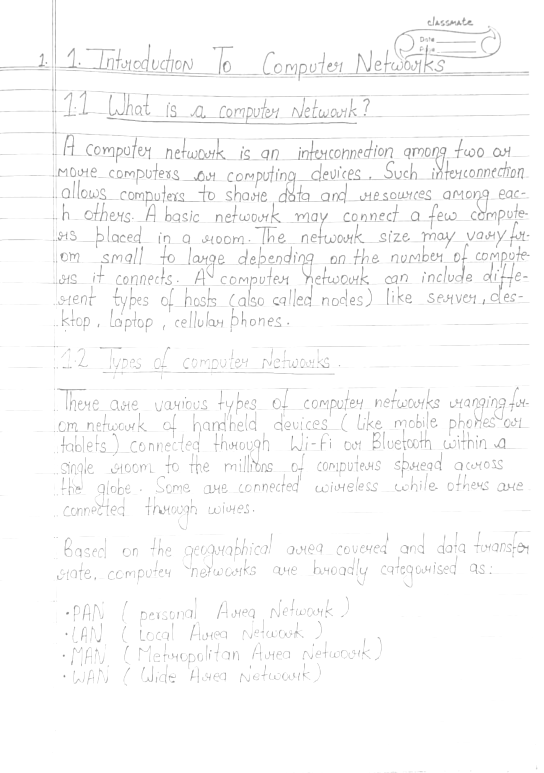
//> input picture Laboratorio4/Imgs/imagen_0.png, 1088 x 1546 px (shown at 1/2 size); its folder holds only this picture in this run
$ ./main   (built with g++ and OpenCV 4)
//> lines starting //> are read from the running program, lines starting //| are printed output that depends on the picture; after the words box and inside, x2 and y2 are one past the last pixel; in counts of white or black regions, pixels touching at a corner belong together
#include <opencv2/opencv.hpp>
#include <iostream>
#include <filesystem>
#include <fstream>
#include <iomanip>


using namespace cv;
using namespace std;

namespace fs = filesystem;

Mat calcHistograma(const Mat& img) {
    Mat hist = Mat::zeros(256, 1, CV_32S);
    int ancho = img.cols, alto = img.rows;

    for (int y = 0; y<alto; y++) {
        for (int x = 0; x<ancho; x++) {
            uchar pixel = img.at<uchar>(y, x);
            hist.at<int>(pixel, 0) += 1;
        }
    }

    return hist;
}


// [38 lines left out: functions equalizeHistogramManual, thresholdManual, not called in this run]


// Función que ecualiza la imagen, guarda resultados en la carpeta destino
void equalizeHistogramAndSave(const cv::Mat& img, const fs::path& outputDir) {
    if (img.empty()) {
        std::cerr << "Imagen vacía para ecualizar.\n";
        return;
    }

    // Ecualizar histograma
    cv::Mat img_eq;
    cv::equalizeHist(img, img_eq);

    // Guardar imagen ecualizada
    cv::imwrite((outputDir / "imagen_ecualizada.jpg").string(), img_eq);

    // Calcular histograma ecualizado
    int histSize = 256;
    float range[] = {0, 256};
    const float* histRange = {range};
    cv::Mat hist_eq;
    cv::calcHist(&img_eq, 1, 0, cv::Mat(), hist_eq, 1, &histSize, &histRange);

    // Guardar vector de frecuencias ecualizado
    std::ofstream txtOut(outputDir / "frecuencias_ecualizada.txt");
    for (int i = 0; i < histSize; ++i) {
        txtOut << i << "," << hist_eq.at<float>(i) << "\n";
    }
    txtOut.close();

    // Dibujar histograma ecualizado
    int hist_w = 512, hist_h = 400;
    int bin_w = cvRound((double)hist_w / histSize);
    cv::Mat histImage(hist_h, hist_w, CV_8UC1, cv::Scalar(255));
    cv::normalize(hist_eq, hist_eq, 0, histImage.rows, cv::NORM_MINMAX);

    for (int i = 1; i < histSize; ++i) {
        cv::line(histImage,
                 cv::Point(bin_w * (i - 1), hist_h - cvRound(hist_eq.at<float>(i - 1))),
                 cv::Point(bin_w * i, hist_h - cvRound(hist_eq.at<float>(i))),
                 cv::Scalar(0), 2);
    }

    cv::imwrite((outputDir / "histograma_ecualizado.png").string(), histImage);
}

// Función para binarizar imagen y guardar resultado
void binarizeImageAndSave(const cv::Mat& img_eq, const fs::path& outputDir, int thresholdValue) {
    if (img_eq.empty()) {
        std::cerr << "Imagen vacía para binarizar.\n";
        return;
    }

    cv::Mat img_bin;
    // Binarización simple: pixels > thresholdValue → 255, else 0
    cv::threshold(img_eq, img_bin, thresholdValue, 255, cv::THRESH_BINARY);

    cv::imwrite((outputDir / "imagen_binarizada.jpg").string(), img_bin);
}


int main() {
    string inputFolder = "Imgs";
    string outputFolder = "Resultados";
    fs::create_directories(outputFolder);

    int imgCount = 0;

    for (const auto& entry : fs::directory_iterator(inputFolder)) {
        if (!entry.is_regular_file()) continue;

        // Crear carpeta de salida para cada imagen
        string path = entry.path().string();
        imgCount++;
        ostringstream folderName;
        folderName<<"img_"<<setfill('0')<<setw(3)<<imgCount;
        fs::path imgOutputDir = fs::path(outputFolder) / folderName.str();
        fs::create_directories(imgOutputDir);

        // Cargar imagen y copiar a la nueva carpeta
        Mat img = imread(path, IMREAD_GRAYSCALE);
//> img is the input picture: 1546 rows x 1088 cols, CV_8UC1; min 104, max 255, mean 250.2
        imwrite((imgOutputDir / "imagen.jpg").string(), img);

        // HISTOGRAMA
        int tam_histograma = 256;
        Mat hist = calcHistograma(img);
//> after the loop in calcHistograma, `for (int y = 0; y<alto; y++)`: hist = 256 values, max 1513779 at index 255, min 0 at index 0, mean 6570.5
        //calcHist(&img, 1, 0, Mat(), hist, 1, &tam_histograma, &histrango);

        // IMAGEN HISTOGRAMA
        int hist_w = 512, hist_h = 400;
        int bin_w = cvRound((double)hist_w / tam_histograma);
        Mat histImage(hist_h, hist_w, CV_8UC1, Scalar(255));
        normalize(hist, hist, 0, histImage.rows, NORM_MINMAX);
//> hist = 256 values, max 400 at index 255, min 0 at index 0, mean 1.65

        for (int i = 1; i < tam_histograma; ++i) {
            line(histImage,
                     Point(bin_w * (i - 1), hist_h - cvRound(hist.at<float>(i - 1))),
                     Point(bin_w * i, hist_h - cvRound(hist.at<float>(i))),
                     Scalar(0), 2);
        }
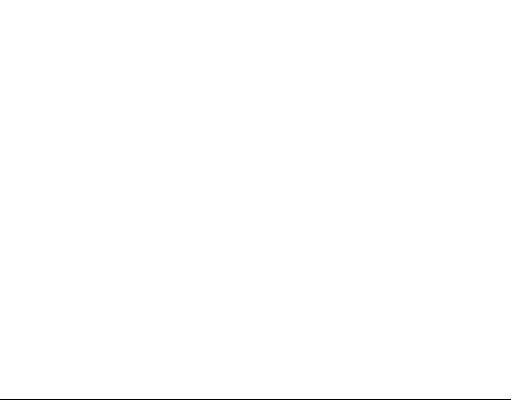
//> histImage: 400 rows x 512 cols, CV_8UC1; 99.8% white; black in thin lines or dots, all inside (x1, y1, x2, y2) = (0, 399, 511, 400)

        // GUARDAR HISTOGRAMA
        imwrite((imgOutputDir / "histograma.png").string(), histImage);

        // VECTOR DE FRECUENCIAS
        ofstream txtOut(imgOutputDir / "frecuencias.txt");
        for (int i = 0; i < tam_histograma; ++i) {
            txtOut<<i <<","<<hist.at<float>(i) <<"\n";
        }
        txtOut.close();

        // === LLAMADA A LA FUNCION DE ECUALIZACION ===
        equalizeHistogramAndSave(img, imgOutputDir);
//> in equalizeHistogramAndSave, `cv::equalizeHist(img, img_eq);`:
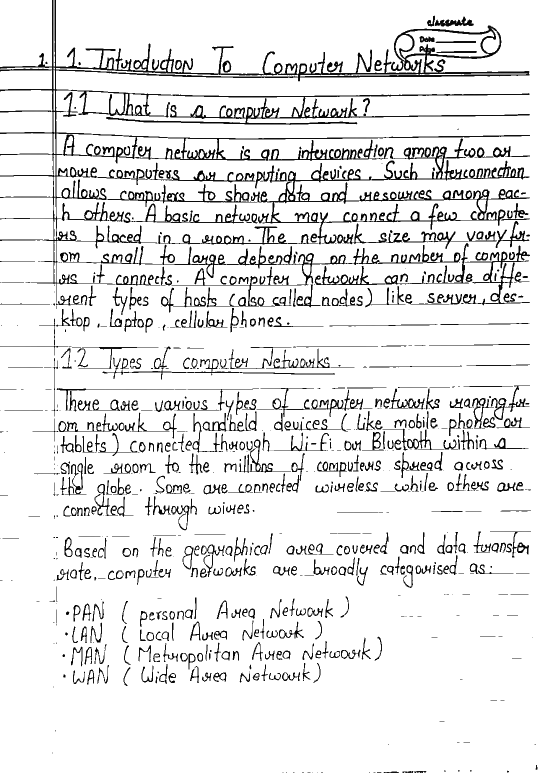
//> img_eq: 1546 rows x 1088 cols, CV_8UC1 (shown at 1/2 size); min 0, max 255, mean 230.8
//> in equalizeHistogramAndSave, `cv::calcHist(&img_eq, 1, 0, cv::Mat(), hist_eq, 1, &histSize, &histRan..`: hist_eq = 256 values, max 1513779 at index 255, min 0 at index 27, mean 6570.5
//> in equalizeHistogramAndSave, `cv::normalize(hist_eq, hist_eq, 0, histImage.rows, cv::NORM_MINMAX);`: hist_eq = 256 values, max 400 at index 255, min 0 at index 27, mean 1.74
//> after the loop in equalizeHistogramAndSave, `for (int i = 1; i < histSize; ++i)`:
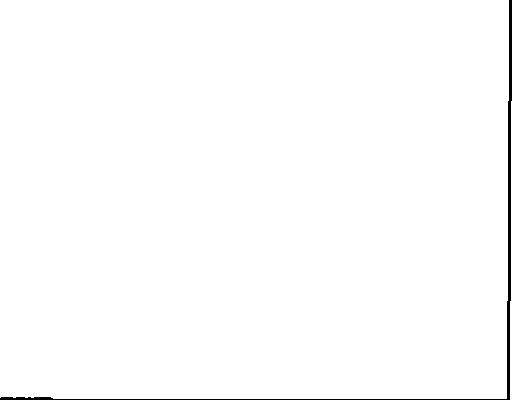
//> histImage: 400 rows x 512 cols, CV_8UC1; 99.1% white; 1 black region, box (x1, y1, x2, y2) and area: (0, 0, 512, 400) 1801

        std::cout << "✅ Procesado y ecualizado: " << path << " → " << folderName.str() << "\n";

        cv::Mat img_eq = cv::imread((imgOutputDir / "imagen_ecualizada.jpg").string(), cv::IMREAD_GRAYSCALE);
        if (img_eq.empty()) {
            std::cerr << "No se pudo leer la imagen ecualizada para binarizar.\n";
        } else {
            // Ajusta aquí el umbral según lo que mejor funcione (por ejemplo, 128)
            int thresholdValue = 128;
            binarizeImageAndSave(img_eq, imgOutputDir, thresholdValue);
        }

    }

    cout<<"\n✅ Proceso completado. Total de imágenes: "<<imgCount <<endl;
    return 0;
}

$ run again, on Laboratorio4/Imgs/imagen_4.png
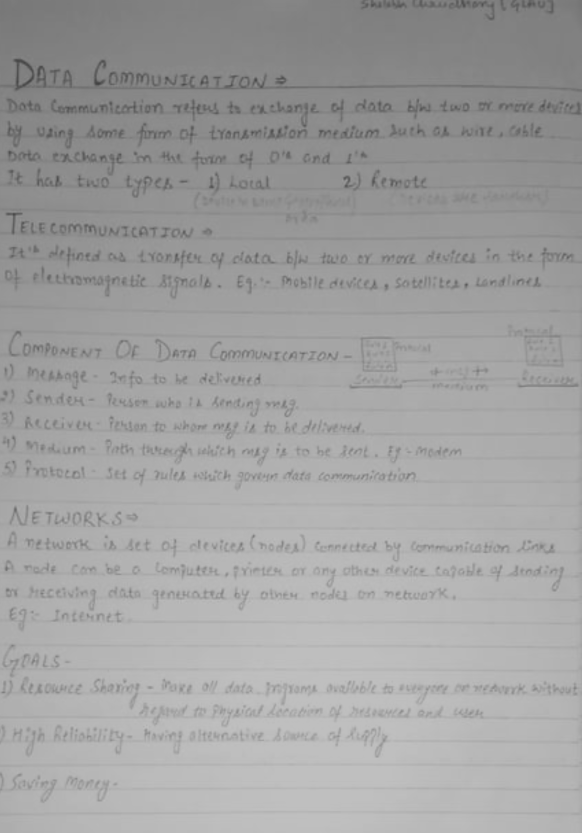
//> input picture Laboratorio4/Imgs/imagen_4.png, 1164 x 1666 px (shown at 1/2 size)
//> img is the input picture: 1666 rows x 1164 cols, CV_8UC1; min 66, max 191, mean 160.6
//> after the loop in calcHistograma, `for (int y = 0; y<alto; y++)`: hist = 256 values, max 53402 at index 183, min 0 at index 0, mean 7575.1
//> `normalize(hist, hist, 0, histImage.rows, NORM_MINMAX);`: hist = 256 values, max 400 at index 183, min 0 at index 0, mean 56.72
//> in equalizeHistogramAndSave, `cv::calcHist(&img_eq, 1, 0, cv::Mat(), hist_eq, 1, &histSize, &histRan..`: hist_eq = 256 values, max 53402 at index 219, min 0 at index 13, mean 7575.1
//> in equalizeHistogramAndSave, `cv::normalize(hist_eq, hist_eq, 0, histImage.rows, cv::NORM_MINMAX);`: hist_eq = 256 values, max 400 at index 219, min 0 at index 13, mean 56.74
//> after the loop in equalizeHistogramAndSave, `for (int i = 1; i < histSize; ++i)`:
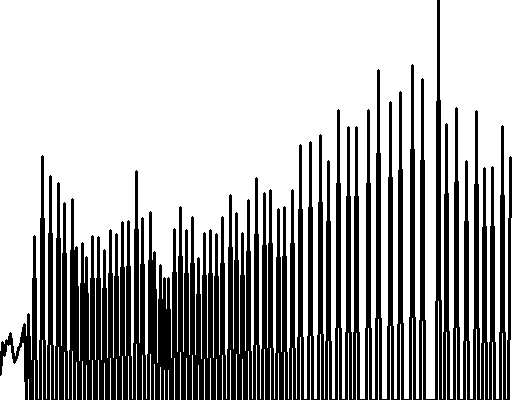
//> histImage: 400 rows x 512 cols, CV_8UC1; 68.8% white; 1 black region, box (x1, y1, x2, y2) and area: (0, 0, 512, 400) 63878
//> in binarizeImageAndSave, `cv::threshold(img_eq, img_bin, thresholdValue, 255, cv::THRESH_BINARY);`:
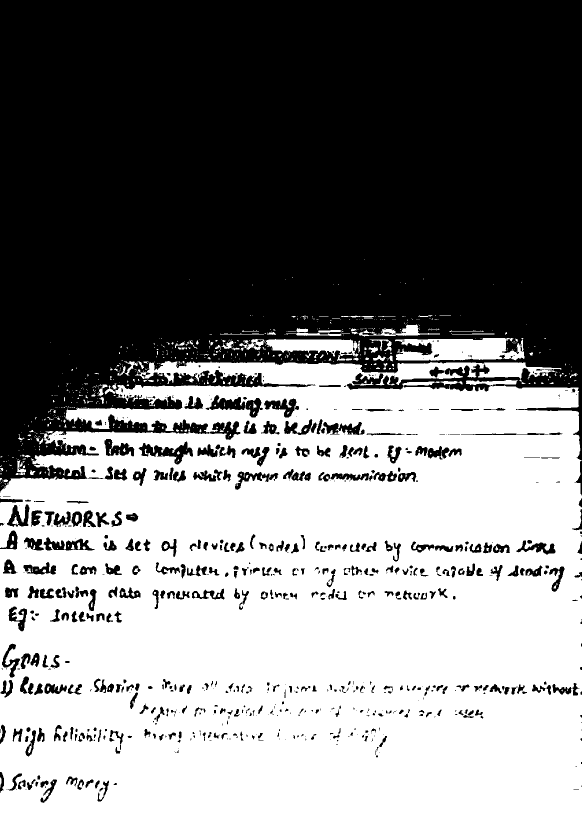
//> img_bin: 1666 rows x 1164 cols, CV_8UC1 (shown at 1/2 size); 50.1% white; 693 black regions (274 under 20 px), largest, box (x1, y1, x2, y2) and area: (0, 0, 1164, 990) 894648, (277, 883, 386, 929) 1940, (87, 1075, 190, 1101) 1349

$ run again, on Laboratorio4/Imgs/imagen_5.png
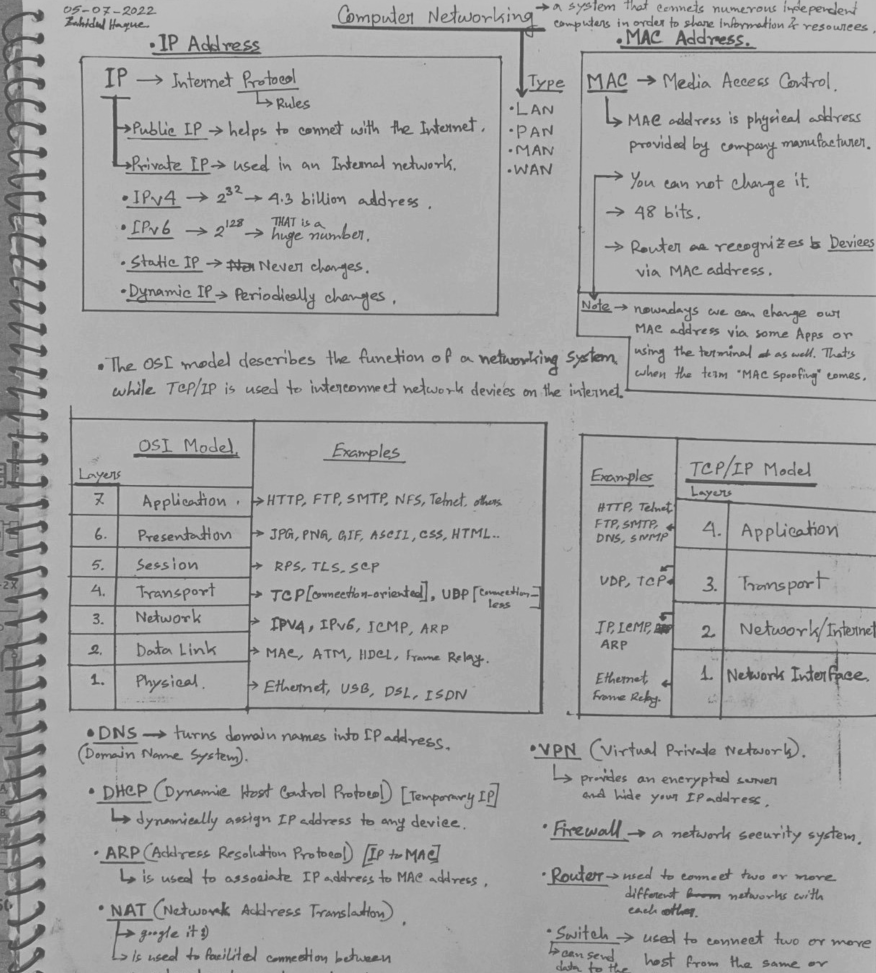
//> input picture Laboratorio4/Imgs/imagen_5.png, 1752 x 1946 px (shown at 1/2 size)
//> img is the input picture: 1946 rows x 1752 cols, CV_8UC1; min 69, max 191, mean 164.6
//> after the loop in calcHistograma, `for (int y = 0; y<alto; y++)`: hist = 256 values, max 239442 at index 173, min 0 at index 0, mean 13317.9
//> `normalize(hist, hist, 0, histImage.rows, NORM_MINMAX);`: hist = 256 values, max 400 at index 173, min 0 at index 0, mean 22.24
//> in equalizeHistogramAndSave, `cv::calcHist(&img_eq, 1, 0, cv::Mat(), hist_eq, 1, &histSize, &histRan..`: hist_eq = 256 values, max 239442 at index 140, min 0 at index 43, mean 13317.9
//> in equalizeHistogramAndSave, `cv::normalize(hist_eq, hist_eq, 0, histImage.rows, cv::NORM_MINMAX);`: hist_eq = 256 values, max 400 at index 140, min 0 at index 43, mean 22.25
//> after the loop in equalizeHistogramAndSave, `for (int i = 1; i < histSize; ++i)`:
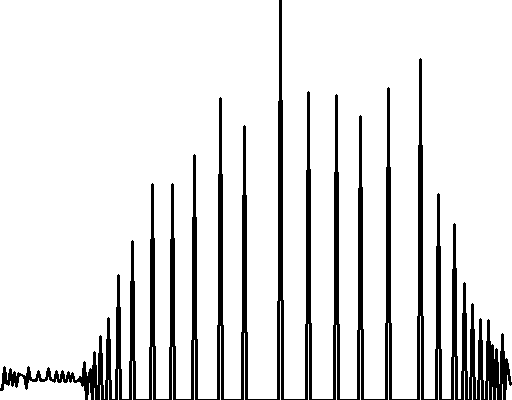
//> histImage: 400 rows x 512 cols, CV_8UC1; 88.7% white; 1 black region, box (x1, y1, x2, y2) and area: (0, 0, 512, 400) 23059
//> in binarizeImageAndSave, `cv::threshold(img_eq, img_bin, thresholdValue, 255, cv::THRESH_BINARY);`:
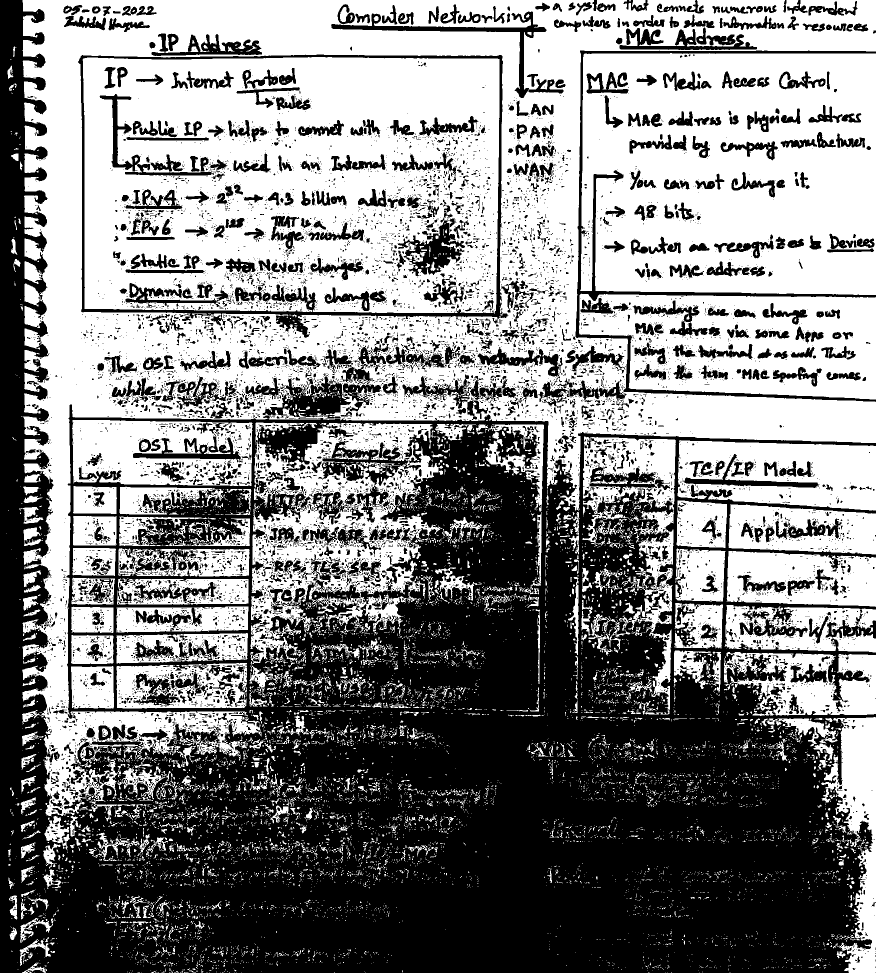
//> img_bin: 1946 rows x 1752 cols, CV_8UC1 (shown at 1/2 size); 52% white; 9839 black regions (8489 under 20 px), largest, box (x1, y1, x2, y2) and area: (0, 0, 1752, 1946) 1257831, (156, 109, 1017, 676) 18443, (1151, 101, 1752, 804) 16109

$ run again, on Laboratorio4/Imgs/imagen_1.png
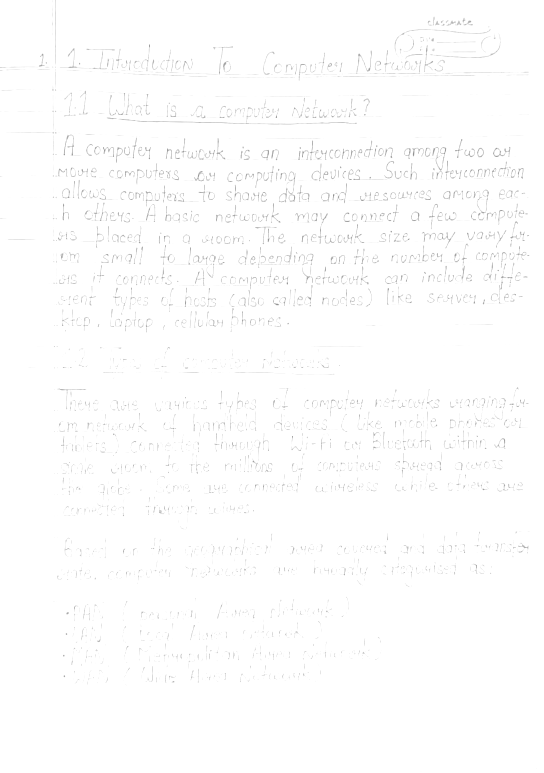
//> input picture Laboratorio4/Imgs/imagen_1.png, 1088 x 1546 px (shown at 1/2 size)
//> img is the input picture: 1546 rows x 1088 cols, CV_8UC1; min 130, max 255, mean 253.3
//> after the loop in calcHistograma, `for (int y = 0; y<alto; y++)`: hist = 256 values, max 1603436 at index 255, min 0 at index 0, mean 6570.5
//> `normalize(hist, hist, 0, histImage.rows, NORM_MINMAX);`: hist = 256 values from 0 to 400
//> in equalizeHistogramAndSave, `cv::equalizeHist(img, img_eq);`:
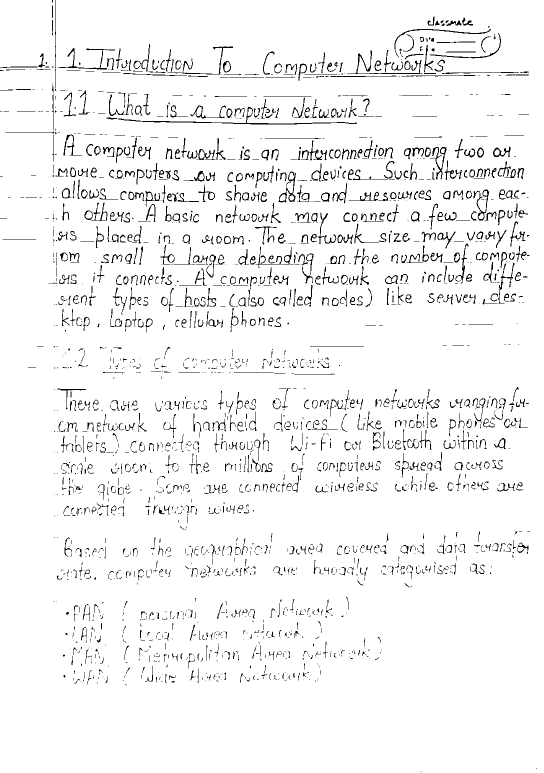
//> img_eq: 1546 rows x 1088 cols, CV_8UC1 (shown at 1/2 size); min 0, max 255, mean 243.4
//> in equalizeHistogramAndSave, `cv::calcHist(&img_eq, 1, 0, cv::Mat(), hist_eq, 1, &histSize, &histRan..`: hist_eq = 256 values, max 1603436 at index 255, min 0 at index 13, mean 6570.5
//> in equalizeHistogramAndSave, `cv::normalize(hist_eq, hist_eq, 0, histImage.rows, cv::NORM_MINMAX);`: hist_eq = 256 values, max 400 at index 255, min 0 at index 13, mean 1.64
//> img_bin: 1546 rows x 1088 cols, CV_8UC1; 95.3% white; black in thin lines or dots
